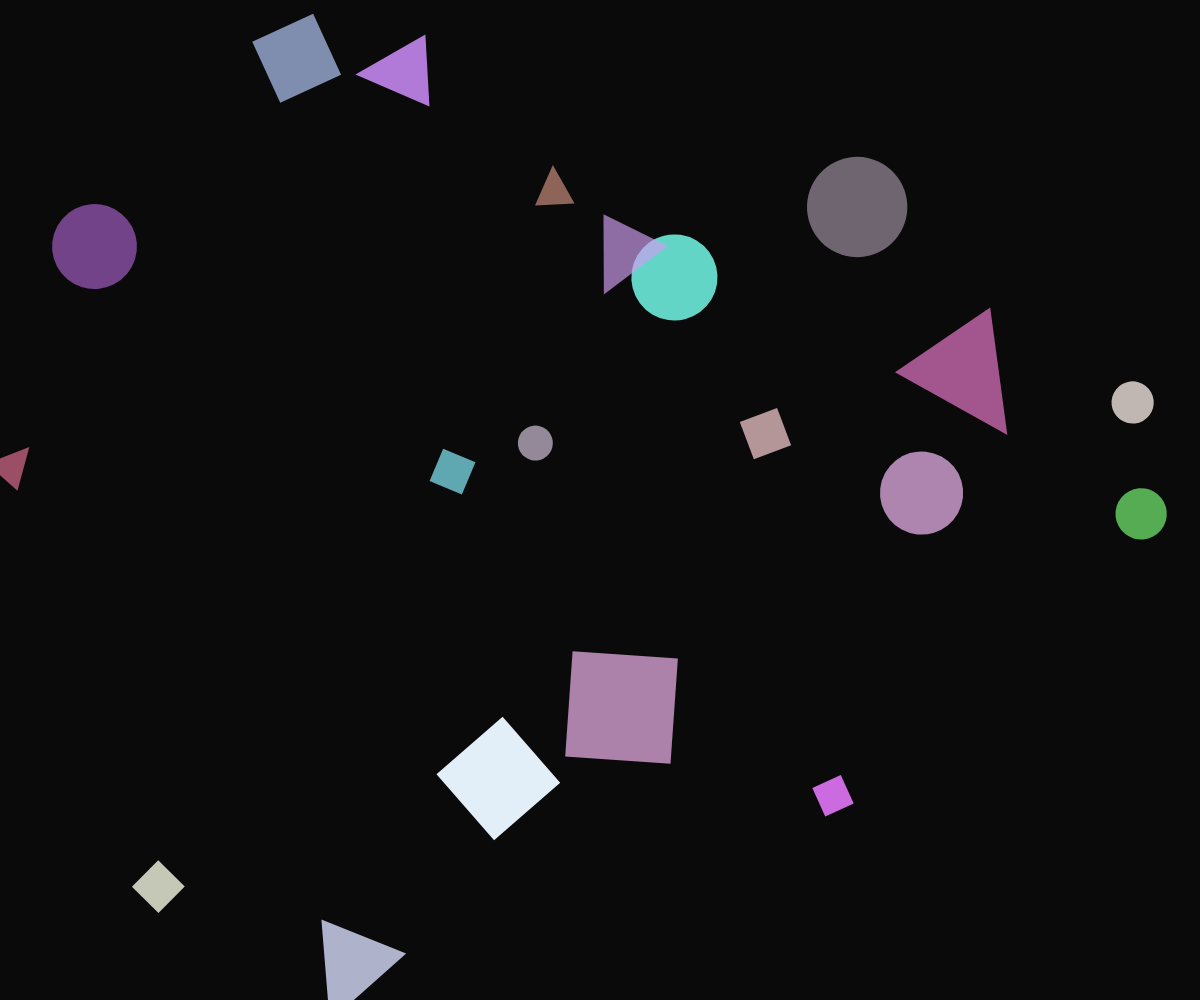
Frame 1 (no input)
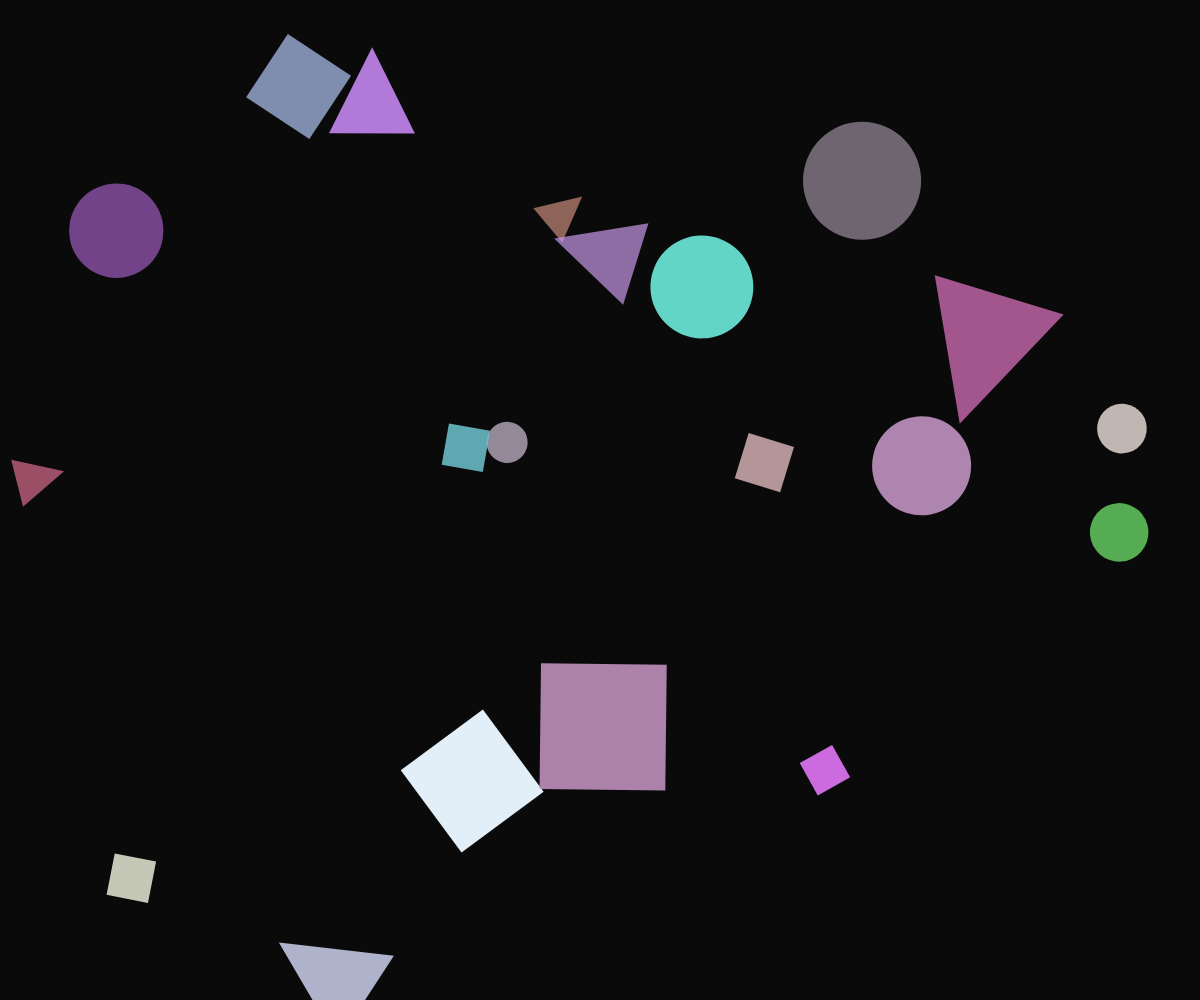
Frame 60 (no input)
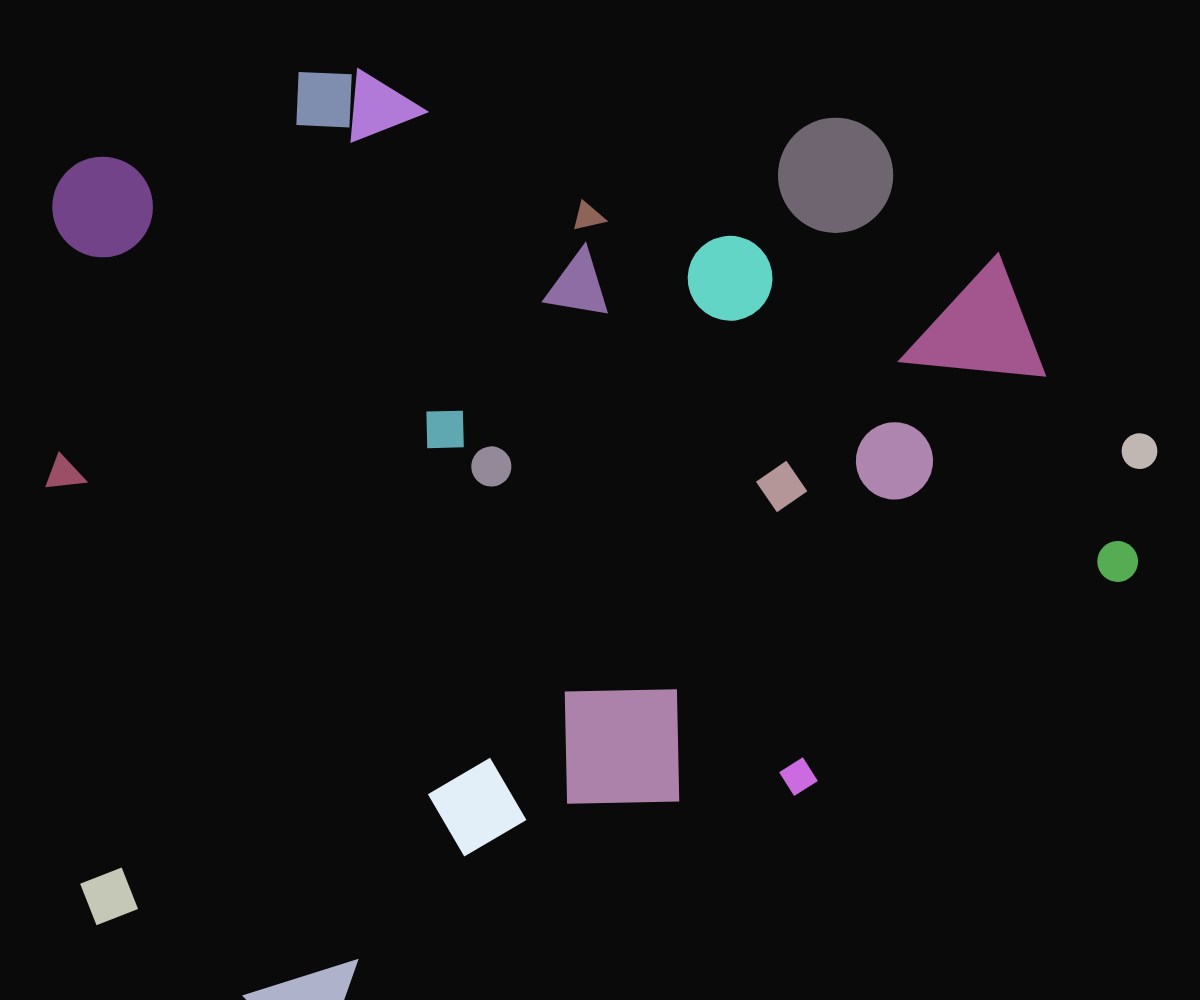
Frame 120 (the mouse pressed at the canvas centre since frame 60)

The p5.js sketch that drew these frames (run headless with seeded random() and noise() and a simulated clock; from frame 60 on, the mouse is pressed at the canvas centre):

// p5.js sketch
// ── sketch.js
let shapes = [];
let colors = [];

function setup() {
  createCanvas(windowWidth, windowHeight);
  // Initialize with some shapes and colors
  for (let i = 0; i < 20; i++) {
    shapes.push({
      x: random(width),
      y: random(height),
      size: random(20, 100),
      angle: random(TWO_PI),
      speed: random(0.01, 0.03),
      pulse: random(0.5, 2)
    });
    colors.push({
      r: random(100, 255),
      g: random(100, 255),
      b: random(100, 255),
      a: random(150, 255)
    });
  }
}

function draw() {
  background(10);
  
  // Update and draw each shape
  for (let i = 0; i < shapes.length; i++) {
    let s = shapes[i];
    let c = colors[i];
    
    // Update position and size based on time
    s.angle += s.speed;
    let pulse = sin(frameCount * 0.02 * s.pulse) * 0.5 + 0.5;
    let newSize = s.size * (1 + pulse * 0.5);
    
    // Draw a pulsing shape
    push();
    translate(s.x, s.y);
    rotate(s.angle);
    
    fill(c.r, c.g, c.b, c.a);
    noStroke();
    
    // Alternate between different shapes
    if (i % 3 === 0) {
      ellipse(0, 0, newSize, newSize);
    } else if (i % 3 === 1) {
      rectMode(CENTER);
      rect(0, 0, newSize, newSize);
    } else {
      triangle(0, -newSize/2, -newSize/2, newSize/2, newSize/2, newSize/2);
    }
    
    pop();
    
    // Move shape slightly
    s.x += sin(s.angle) * 0.5;
    s.y += cos(s.angle) * 0.5;
    
    // Wrap around edges
    if (s.x > width + 50) s.x = -50;
    if (s.x < -50) s.x = width + 50;
    if (s.y > height + 50) s.y = -50;
    if (s.y < -50) s.y = height + 50;
  }
}

function windowResized() {
  resizeCanvas(windowWidth, windowHeight);
}
